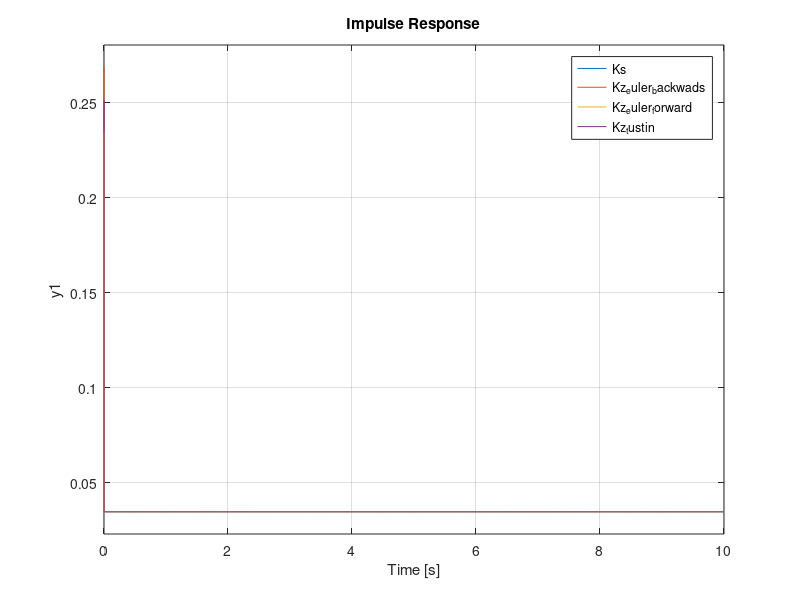

Write the MATLAB code that produced this figure.
clear all; close all; clc;

% Sampling frequency
Fs = 1000;
Ts = 1/Fs;

% Continuous PI controller
Kp = 0.1;
Ki = 2;


Kp = 0.000234;
Ki = 0.03465;

Ks = tf([Kp Ki],[1 0])

% Discretization methods
Kz_euler_backwads = tf([Kp+Ki*Ts -Kp],[1 -1],Ts)
Kz_euler_forward = tf([Kp -Kp+Ki*Ts],[1 -1],Ts)
Kz_tustin = c2d(Ks,Ts,'tustin')

%% Plots
figure()
subplot(1,2,1);
bode(Ks,Kz_euler_backwads,Kz_euler_forward,Kz_tustin);
legend('Ks','Back','Forward','Tustin');

subplot(1,2,2);
impulse(Ks,Kz_euler_backwads,Kz_euler_forward,Kz_tustin);